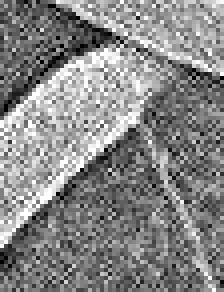
#> input picture 夹角拟合/images/12t.jpg, 56 x 73 px (shown 4 times larger)
$ python '预处理.py'
#> lines starting #> are read from the running program, lines starting #| are printed output that depends on the picture; after the words box and inside, x2 and y2 are one past the last pixel; in counts of white or black regions, pixels touching at a corner belong together
import cv2
import numpy as np

img_path = "images/12t.jpg"
img = cv2.imread(img_path, 0)
#> img is the input picture: shape (73, 56); min 0, max 255, mean 134.3

# 去躁:使用双边滤波进行降噪
img_f = cv2.bilateralFilter(img, 25, 100, 100)
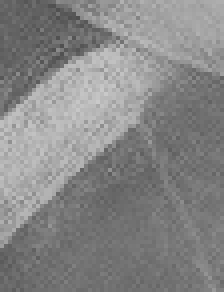
#> img_f: shape (73, 56) (shown 4 times larger); min 79, max 202, mean 134.2
# 二值化
# t, img_t = cv2.threshold(img_f, 127, 255, cv2.THRESH_BINARY)
t, img_t = cv2.threshold(img_f, 127, 255, cv2.THRESH_BINARY + cv2.THRESH_OTSU)
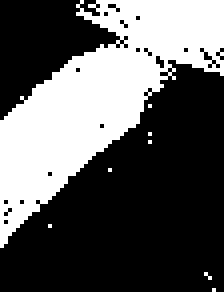
#> img_t: shape (73, 56) (shown 4 times larger); 35.7% white; 8 white regions (7 under 20 px), largest, box (x1, y1, x2, y2) and area: (0, 0, 56, 62) 1452
#> t = 142
# 腐蚀膨胀去除内部躁点
kernel = np.ones((3, 3), np.uint8)
img_dilation = cv2.dilate(img_t, kernel, iterations=1)    # 膨胀
#> img_dilation: shape (73, 56); 42.8% white; 4 white regions (2 under 20 px), largest, box (x1, y1, x2, y2) and area: (0, 0, 56, 63) 1711, (50, 67, 55, 73) 20
img_dst = cv2.erode(img_dilation, kernel, iterations=1)  # 腐蚀
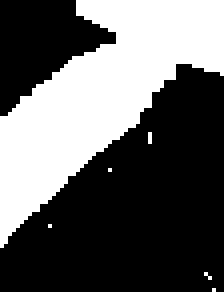
#> img_dst: shape (73, 56) (shown 4 times larger); 37.5% white; 6 white regions (5 under 20 px)
# 找到最大区域并填充
contours, hierarchy = cv2.findContours(img_dst, cv2.RETR_TREE, cv2.CHAIN_APPROX_NONE)
#> contours = 6 contours, 5 with area under 20; largest, box (x1, y1, x2, y2) and area: (0, 0, 56, 62) 1423
area = []
for j in range(len(contours)):
    area.append(cv2.contourArea(contours[j]))
#> this loop made 6 passes
#> after the loop, area = [0, 0, 0, 0, 0, 1423]
max_idx = np.argmax(area)
#> max_idx = 5
max_area = cv2.contourArea(contours[max_idx])
#> max_area = 1423
for k in range(len(contours)):
    if k != max_idx:
        cv2.fillPoly(img_dst, [contours[k]], 0)
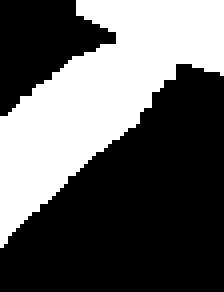
#> img_dst: shape (73, 56) (shown 4 times larger); 37.3% white; 1 white region, box (x1, y1, x2, y2) and area: (0, 0, 56, 62) 1524
# 边缘检测
img_canny = cv2.Canny(img_dst, 127, 255)
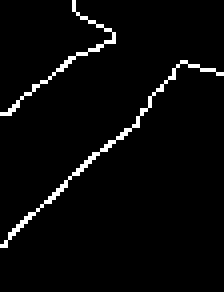
#> img_canny: shape (73, 56) (shown 4 times larger); 3.3% white in thin lines or dots, all inside (x1, y1, x2, y2) = (0, 0, 56, 62)

# 双边缘提取
contours, hierarchy = cv2.findContours(img_canny, cv2.RETR_TREE, cv2.CHAIN_APPROX_NONE)
#> contours = 2 contours, 1 with area under 20; largest, box (x1, y1, x2, y2) and area: (0, 15, 56, 62) 22
img_cn_0 = img_canny.copy()
img_cn_0 = cv2.fillPoly(img_cn_0, [contours[0]], 0)
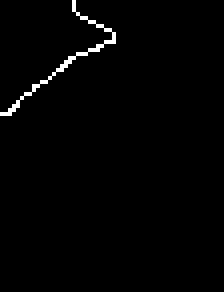
#> img_cn_0: shape (73, 56) (shown 4 times larger); 1.2% white in thin lines or dots, all inside (x1, y1, x2, y2) = (0, 0, 29, 29)
img_cn_1 = img_canny.copy()
img_cn_1 = cv2.fillPoly(img_cn_1, [contours[1]], 0)
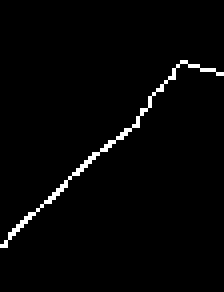
#> img_cn_1: shape (73, 56) (shown 4 times larger); 2.1% white in thin lines or dots, all inside (x1, y1, x2, y2) = (0, 15, 56, 62)
# cv2.imshow("img", img_t)
cv2.imshow("imgt", img_canny)
cv2.imshow("imgcn", img_cn_0)
cv2.imshow("imgcn1", img_cn_1)
cv2.waitKey()
cv2.destroyAllWindows()
